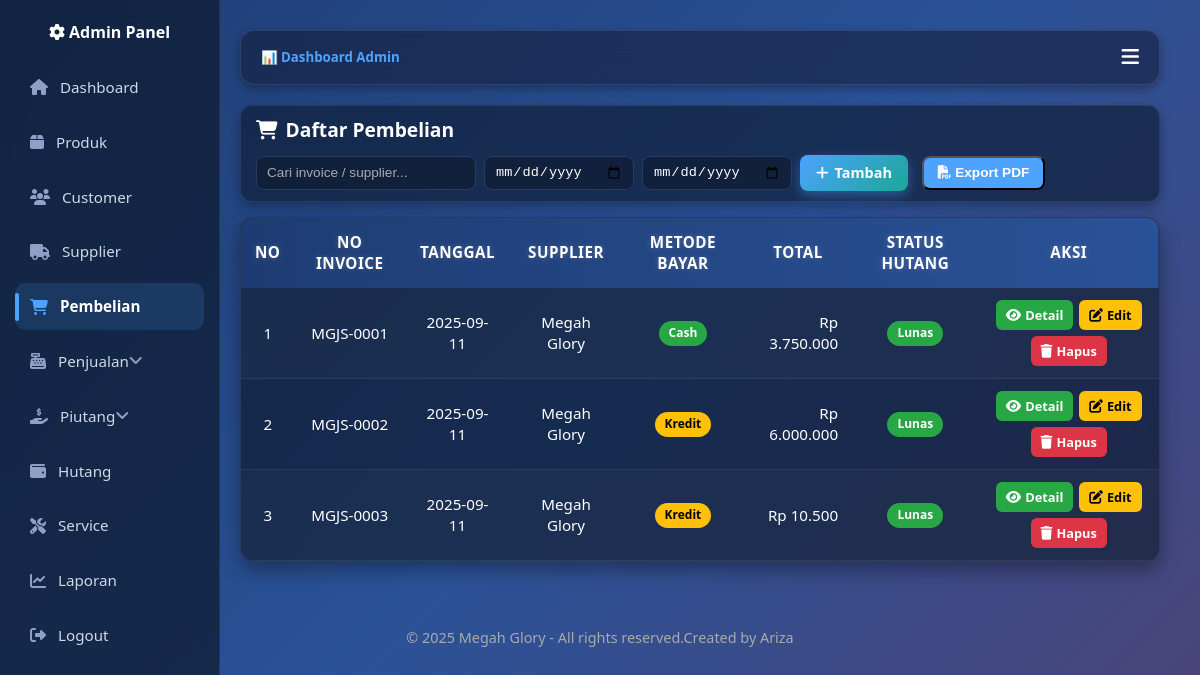
The page /Admin/Pembelian/pembelian.php (signed in) on the database its author committed.
### tables this page shows
CREATE TABLE `pembelian` (
  `id` int(11) NOT NULL,
  `no_invoice` varchar(50) DEFAULT NULL,
  `supplier_id` int(11) DEFAULT NULL,
  `tanggal` date DEFAULT NULL,
  `metode_bayar` enum('Cash','Kredit') DEFAULT 'Cash',
  `total` decimal(15,2) DEFAULT 0.00,
  `status_hutang` enum('Lunas','Belum Lunas') DEFAULT 'Lunas',
  `keterangan` text DEFAULT NULL,
  `nota_file` varchar(255) DEFAULT NULL,
  `jenis` enum('Barang','SPJ') DEFAULT 'Barang',
  `no_spj` varchar(50) DEFAULT NULL
);

CREATE TABLE `supplier` (
  `id` int(11) NOT NULL,
  `nama_supplier` varchar(100) NOT NULL,
  `alamat` text DEFAULT NULL,
  `no_telp` varchar(30) DEFAULT NULL,
  `email` varchar(100) DEFAULT NULL
);

### Admin/Pembelian/pembelian.php (the view, shortened to what this page needs)
<?php
include "../../config.php";
include "../../header.php";
function e($str) {
    return htmlspecialchars($str ?? '', ENT_QUOTES, 'UTF-8');
}
$sql = "
    SELECT p.id, p.no_invoice, p.tanggal, p.metode_bayar,
           p.total, p.status_hutang, s.nama_supplier
    FROM pembelian p
    LEFT JOIN supplier s ON p.supplier_id = s.id
    ORDER BY p.tanggal DESC
";
$result = $conn->query($sql);
?>
<div class="page-header">
  <h2 class="fw-bold text-gradient mb-0">
    <i class="fa fa-shopping-cart"></i> Daftar Pembelian
  </h2>
  <form class="d-flex gap-2 align-items-center" onsubmit="return false;">
    <input type="text" id="searchInput" class="form-control"
           placeholder="Cari invoice / supplier..." style="width:220px;">
    <input type="date" id="tglAwal" class="form-control" style="width:150px;">
    <input type="date" id="tglAkhir" class="form-control" style="width:150px;">
    <a href="tambah_pembelian.php" class="btn-add">
      <i class="fa fa-plus"></i> Tambah
    </a>
    <button type="button" id="btnExport" class="btn btn-primary btn-sm">
      <i class="fa fa-file-pdf"></i> Export PDF
    </button>
  </form>
</div>
<div class="table-card">
  <div class="table-responsive">
    <table class="table table-modern align-middle mb-0" id="pembelianTable">
      <thead>
        <tr>
          <th>No</th>
          <th>No Invoice</th>
          <th>Tanggal</th>
          <th>Supplier</th>
          <th>Metode Bayar</th>
          <th>Total</th>
          <th>Status Hutang</th>
          <th>Aksi</th>
        </tr>
      </thead>
      <tbody>
  <?php if ($result && $result->num_rows > 0): $no=1; ?>
    <?php while ($row = $result->fetch_assoc()): ?>
      <tr>
        <td class="text-center"><?= $no++; ?></td>
        <td class="text-center invoice"><?= e($row['no_invoice']); ?></td>
        <td class="text-center"><?= e($row['tanggal']); ?></td>
        <td class="text-center supplier"><?= e($row['nama_supplier']); ?></td>
        <td class="text-center">
          <?php if ($row['metode_bayar'] === 'Cash'): ?>
            <span class="badge badge-success">Cash</span>
          <?php else: ?>
            <span class="badge badge-warning">Kredit</span>
          <?php endif; ?>
        </td>
        <td class="text-right">Rp <?= number_format($row['total'],0,',','.'); ?></td>
        <td class="text-center">
          <?php if ($row['status_hutang'] === 'Lunas'): ?>
            <span class="badge badge-success">Lunas</span>
          <?php else: ?>
            <span class="badge badge-danger">Belum Lunas</span>
          <?php endif; ?>
        </td>
        <td class="text-center td-aksi">
          <a href="detail_pembelian.php?id=<?= (int)$row['id']; ?>" class="btn-aksi btn-aksi-success">
            <i class="fa fa-eye"></i> Detail
          </a>
          <a href="edit_pembelian.php?id=<?= (int)$row['id']; ?>" class="btn-aksi btn-aksi-warning">
            <i class="fa fa-edit"></i> Edit
          </a>
          <a href="hapus_pembelian.php?id=<?= (int)$row['id']; ?>"
             onclick="return confirm('Yakin ingin menghapus pembelian ini?')"
             class="btn-aksi btn-aksi-danger">
            <i class="fa fa-trash"></i> Hapus
          </a>
        </td>
      </tr>
    <?php endwhile; ?>
  <?php else: ?>
    <tr>
      <td colspan="8" class="text-center">Belum ada data pembelian.</td>
    </tr>
  <?php endif; ?>
</tbody>
    </table>
  </div>
</div>
<?php include "../../footer.php"; ?>

### assets/css/base.css (style rules this page uses)
:root { --primary: #009688; --secondary: #6c757d; --success: #28a745; --danger: #dc3545; --warning: #ffc107; --info: #17a2b8; --light: #f8f9fa; --dark: #212529; --body-bg: #0a1930; --body-color: #ffffff; }
* { box-sizing: border-box; margin: 0; padding: 0; }
body { font-family: 'Segoe UI', sans-serif; background: linear-gradient(135deg, #1e3c72, #2a5298, #4e4376); color: var(--body-color); line-height: 1.5; }
a { text-decoration: none; color: inherit; }
.text-center { text-align: center !important; }
.text-right { text-align: right !important; }
.d-flex { display: flex !important; }
.fw-bold { font-weight: 700 !important; }

### assets/css/layout.css (style rules this page uses)
.page-header { display: flex; justify-content: space-between; align-items: center; flex-wrap: wrap; padding: 10px 15px; margin-bottom: 15px; background: rgba(15, 28, 51, 0.65); border: 1px solid rgba(255,255,255,0.08); border-radius: 12px; box-shadow: 0 4px 12px rgba(0,0,0,0.3); gap: 10px; }
.page-header h2 { margin: 0; font-size: 1.2rem; font-weight: 700; display: flex; align-items: center; gap: 8px; color: #fff; }
.page-header form { display: flex; gap: 8px; align-items: center; margin: 0; }
.page-header form input, .page-header form select { margin: 0; padding: 6px 10px; font-size: 0.85rem; height: 34px; }
.page-header .btn { height: 34px; padding: 0 14px; font-size: 0.85rem; font-weight: 600; margin-left: 6px; }

### assets/css/components.css (style rules this page uses)
.table-modern { width: 100%; border-collapse: separate; border-spacing: 0; border-radius: 14px; overflow: hidden; background: rgba(15, 28, 51, 0.7); backdrop-filter: blur(10px); color: #fff; box-shadow: 0 8px 20px rgba(0,0,0,0.35); font-size: 0.95rem; line-height: 1.4; border: 1px solid rgba(255,255,255,0.08); }
.table-modern thead tr { background: linear-gradient(90deg, #1e3c72, #2a5298); color: #fff; }
.table-modern thead th { padding: 14px; border: none !important; font-weight: 700; text-align: center; text-transform: uppercase; letter-spacing: 0.5px; text-shadow: 0 0 6px rgba(255,255,255,0.2); }
.table-modern td { padding: 12px 14px; vertical-align: middle; border-bottom: 1px solid rgba(255,255,255,0.08); transition: background 0.2s ease; }
.table-modern tbody tr:nth-child(odd) { background: rgba(255,255,255,0.02); }
.table-modern td:nth-child(1), .table-modern td:last-child { text-align: center; }
.btn { display: inline-block; padding: 8px 15px; border-radius: 8px; font-weight: 600; cursor: pointer; transition: 0.3s; text-align: center; }
.btn-primary { background: #4da3ff; color: #fff; }
input, select, textarea { width: 100%; padding: 10px 12px; border-radius: 8px; border: 1px solid #2a3b5f; background: rgba(15, 28, 51, 0.7); color: #fff; margin-bottom: 12px; transition: 0.3s; }
::placeholder { color: #aaa; }
input.form-control, select.form-control, textarea.form-control { width: 100%; }
.badge { display: inline-block; padding: 4px 10px; border-radius: 50px; font-size: 0.75rem; font-weight: 600; color: #fff; }
.badge-success { background: var(--success); }
.badge-warning { background: var(--warning); color: #000; }

### assets/css/custom.css (style rules this page uses)
.td-aksi { display: flex; justify-content: center; gap: 6px; flex-wrap: wrap; }
.btn-aksi { display: inline-flex; align-items: center; justify-content: center; gap: 4px; padding: 4px 10px; height: 30px; font-size: 0.8rem; font-weight: 600; border-radius: 6px; line-height: 1; transition: all 0.2s ease; }
.btn-aksi i { font-size: 0.85rem; line-height: 1; }
.btn-aksi-warning { background: #ffc107; color: #000; }
.btn-aksi-danger { background: #dc3545; color: #fff; }
.btn-aksi-success { background: #28a745; color: #fff; }
.btn-add { display: inline-flex; align-items: center; justify-content: center; gap: 6px; background: linear-gradient(135deg, #4da3ff, #1aa798); color: #fff !important; font-weight: 600; padding: 0 16px; height: 36px; border-radius: 8px; font-size: 0.9rem; line-height: 1; transition: all 0.3s ease; box-shadow: 0 4px 12px rgba(77,163,255,0.4); }
.btn-add i { font-size: 0.9rem; line-height: 1; }
html, body { height: 100%; margin: 0; display: flex; flex-direction: column; }

### rows shown on the page
pembelian: no_invoice "MGJS-0001", tanggal "2025-09-11", supplier.nama_supplier "Megah Glory", metode_bayar "Cash", total "3.750.000", status_hutang "Lunas"
pembelian: no_invoice "MGJS-0002", tanggal "2025-09-11", supplier.nama_supplier "Megah Glory", metode_bayar "Kredit", total "6.000.000", status_hutang "Lunas"
pembelian: no_invoice "MGJS-0003", tanggal "2025-09-11", supplier.nama_supplier "Megah Glory", metode_bayar "Kredit", total "10.500", status_hutang "Lunas"
